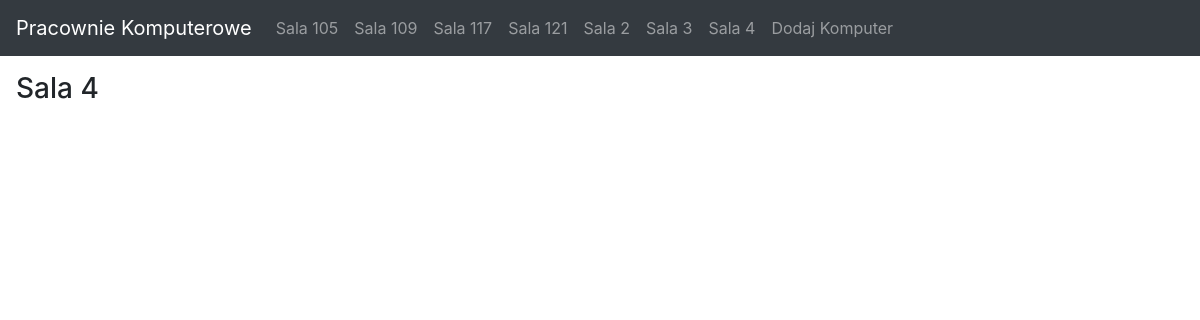
Before: /s4/ with the older database file.
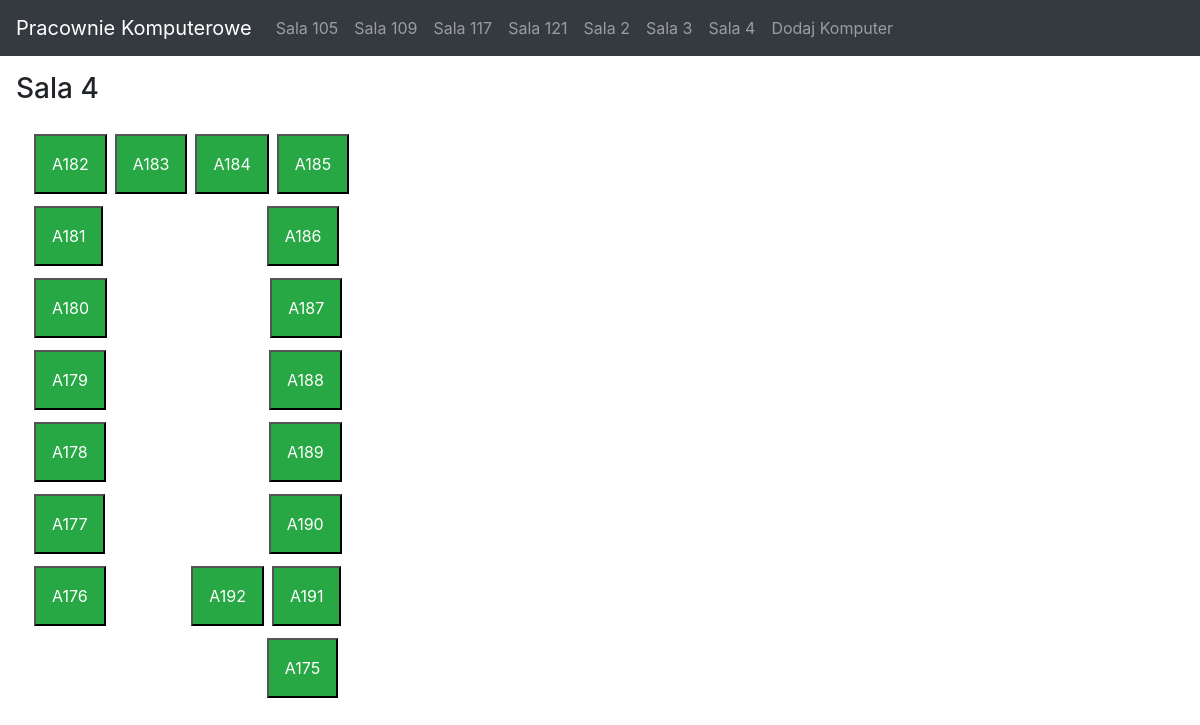
After: the same page with the newer database file.
### compView/models.py (models this page shows, shortened)
class Computer(models.Model):
    classR = models.ForeignKey(ClassRoom, on_delete=models.CASCADE)
    name = models.CharField(max_length=200, default ="test")
    ip = models.CharField(max_length=200, default ="test")
    sys = models.CharField(max_length=200, default ="test")
    cpu = models.CharField(max_length=200, default ="test")
    isOn = models.BooleanField()

### compView/views.py (the view)
# urls.py: path("s4/", views.s4, name="s4"),
def s4(response):
    cr = Computer.objects.filter(classR = "7")
    return render(response, "compView/sala4.html", {"cr":cr})

### compView/templates/compView/sala4.html (shortened to what this page needs)
{% extends 'compView/base.html' %}
{% load static %}
{% block content %}
<h3 class="pt-3 ml-3">Sala 4</h3>
<body>
    <div class="container pt-3">
        <div class="row">
        {%for class in cr%}
        {%if forloop.counter == 4 %}
        {% if class.isOn == True %}
            <button type="button" class="p-3 mb-2 bg-success text-white  text-center m-1" data-toggle="modal" data-target="#{{class.name}}">{{class.name}}</button>
            </div>
            <div class="row">
            {%endif%}
        {% elif forloop.counter == 5 or forloop.counter == 7  or forloop.counter == 9 or forloop.counter == 11  or forloop.counter == 13 %}
            {% if class.isOn == True %}
                <button type="button" class="p-3 mb-2 bg-success text-white  text-center m-1" data-toggle="modal" data-target="#{{class.name}}">{{class.name}}</button>
            {%endif%}
        {% elif forloop.counter == 6 or forloop.counter == 8 or forloop.counter == 10 or forloop.counter == 12 or forloop.counter == 14%}
                {% if class.isOn == True %}
                <button type="button" class="p-3 mb-2 bg-success text-white  text-center m-1" data-toggle="modal" data-target="#{{class.name}}">{{class.name}}</button>
                </div>
                <div class="row">
                {%endif%}
        {% elif forloop.counter == 15%}
            {% if class.isOn == True %}
                <button type="button" class="p-3 mb-2 bg-success text-white  text-center m-1" data-toggle="modal" data-target="#{{class.name}}">{{class.name}}</button>
            {%endif%}
        {% elif forloop.counter == 18%}
            {% if class.isOn == True %}
                </div>
                <div class="row">
                <button type="button" class="p-3 mb-2 bg-success text-white  text-center m-1" data-toggle="modal" data-target="#{{class.name}}">{{class.name}}</button>
            </div>
            {%endif%}
        {%else%}
            {% if class.isOn == True %}
            <button type="button" class="p-3 mb-2 bg-success text-white text-center m-1" data-toggle="modal" data-target="#{{class.name}}">{{class.name}}</button>
            {%endif%}
        {%endif%}
        {% endfor %}
    </div>
</body>
{% endblock %}

Changed rows visible on the page:
added Computer: name "A182"
added Computer: name "A183"
added Computer: name "A184"
added Computer: name "A185"
added Computer: name "A181"
added Computer: name "A186"
added Computer: name "A180"
added Computer: name "A187"
added Computer: name "A179"
added Computer: name "A188"
added Computer: name "A178"
added Computer: name "A189"
added Computer: name "A177"
added Computer: name "A190"
added Computer: name "A176"
added Computer: name "A192"
added Computer: name "A191"
added Computer: name "A175"
